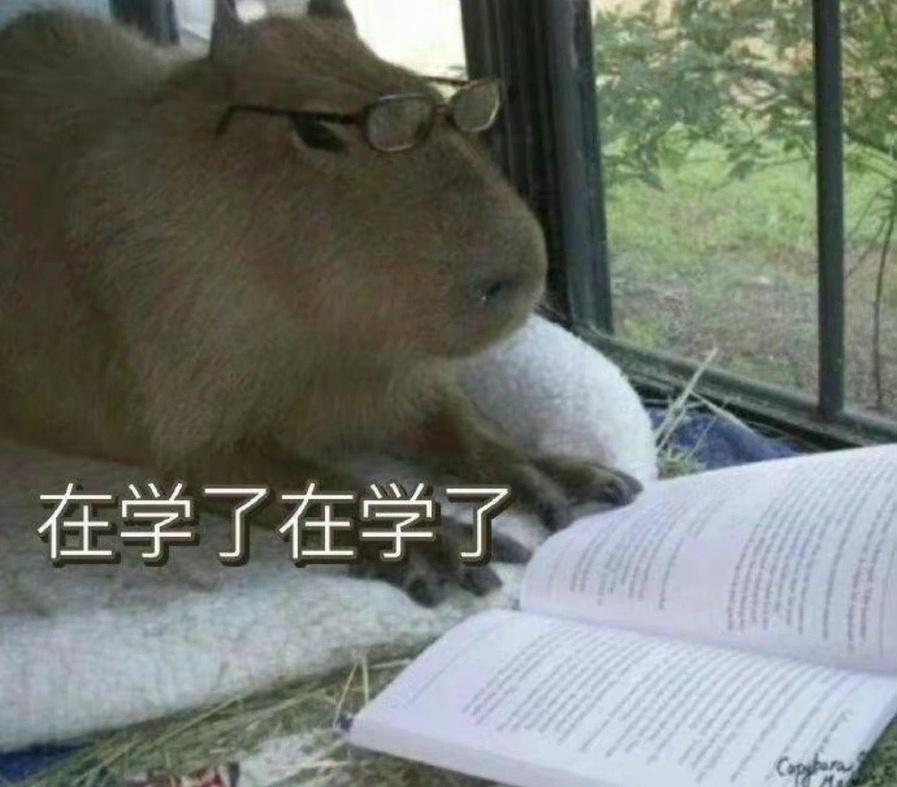
#> input picture Lec8/test1.jpg, 897 x 787 px, shrunk from 1242 x 1089 before the run, given in place of the camera
$ python trackColor.py
#> lines starting #> are read from the running program, lines starting #| are printed output that depends on the picture; after the words box and inside, x2 and y2 are one past the last pixel; in counts of white or black regions, pixels touching at a corner belong together
import cv2
import numpy as np


capture = cv2.VideoCapture(0)

color_range = [[150,43,46], [180,255,255]]

while True:
	response, frame = capture.read()
#> frame is the input picture: shape (787, 897, 3); mean B, G, R 111.7, 119.1, 114.1

	# BGR to HSV
	hsv = cv2.cvtColor(frame, cv2.COLOR_BGR2HSV)
#> hsv: shape (787, 897, 3); mean H, S, V 59.6, 51.2, 124.7

	# filter values between the specified range
	filter_mask = cv2.inRange(hsv, np.array(color_range[0]), np.array(color_range[1]))
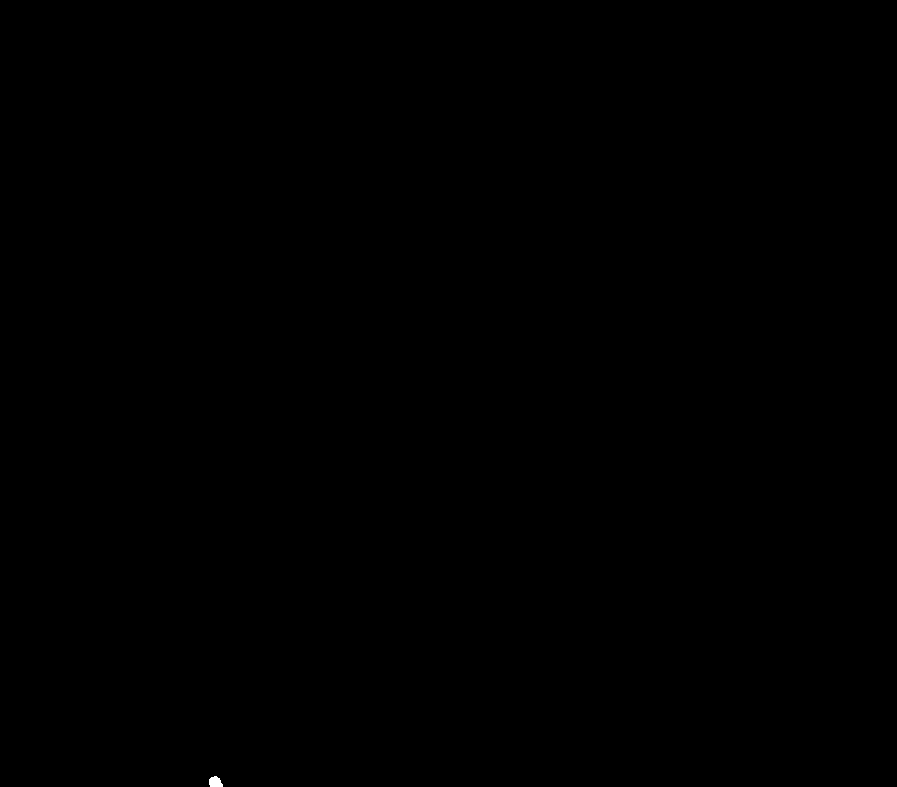
#> filter_mask: shape (787, 897); 0.02% white; 1 white region

	# Bitwise AND on filter mask and frame
	color_detected = cv2.bitwise_and(frame, frame, mask=filter_mask)

	# Finding contours
	contours, _ = cv2.findContours(filter_mask.copy(), cv2.RETR_EXTERNAL, cv2.CHAIN_APPROX_SIMPLE)
#> contours = 1 contour; box (x1, y1, x2, y2) and area: (209, 776, 223, 787) 100

	if len(contours) > 0:
		# Find largest contour
		biggest_contour = max(contours, key=cv2.contourArea)
#> biggest_contour = contour of 15 points, box (x1, y1, x2, y2) (209, 776, 223, 787), area 100
		(x,y), radius = cv2.minEnclosingCircle(biggest_contour)
#> x = 215.5; y = 782.5; radius = 7.38
		cv2.circle(frame, (int(x), int(y)), int(radius), (0, 0, 255), 2)
#> frame: shape (787, 897, 3); 0.01% of pixels changed, all inside (x1, y1, x2, y2) = (207, 774, 224, 787)
	cv2.imshow('Original', frame)
	cv2.imshow('Filtered', filter_mask)
	cv2.imshow('Detected Object using color', color_detected)

	if cv2.waitKey(1) & 0xFF == ord('q'):
#> (key q is pressed here)
		break


capture.release()
cv2.destroyAllWindows()

$ run again, on Lec8/test2.jpg
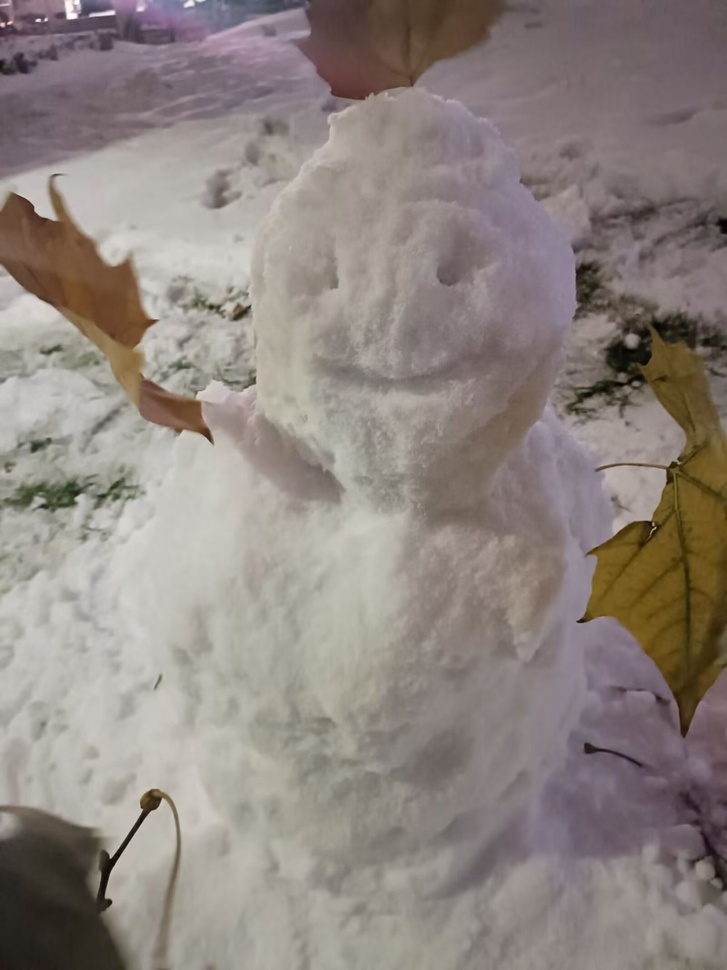
#> input picture Lec8/test2.jpg, 727 x 970 px, shrunk from 1440 x 1920 before the run, given in place of the camera
#> frame is the input picture: shape (970, 727, 3); mean B, G, R 127.9, 133, 142.5
#> hsv: shape (970, 727, 3); mean H, S, V 52.4, 36.3, 142.8
#> `filter_mask = cv2.inRange(hsv, np.array(color_range[0]), np.array(colo..`:
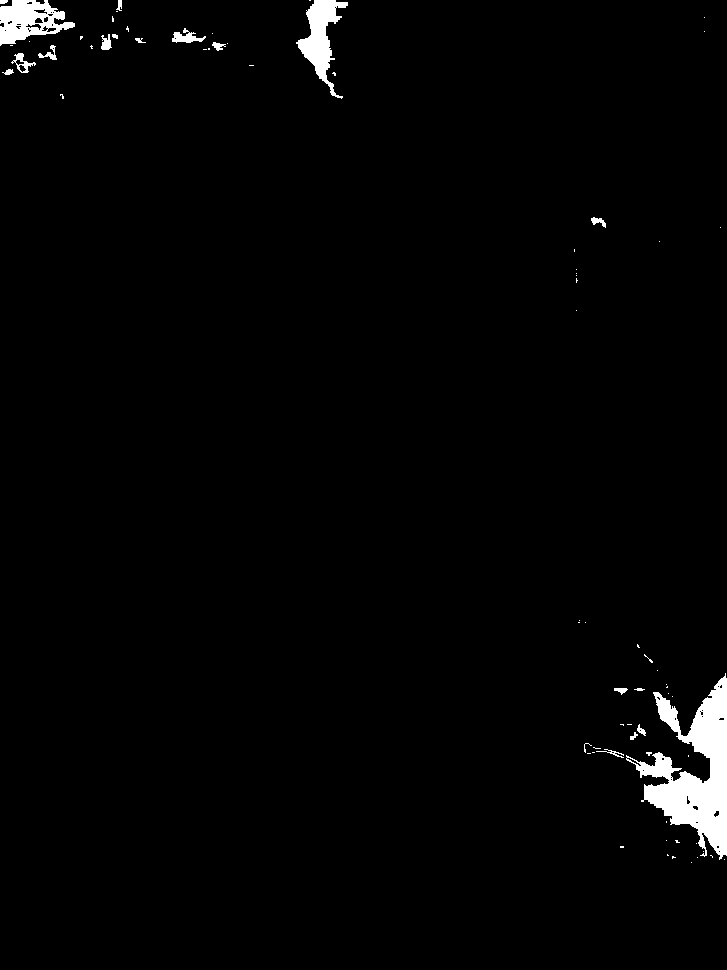
#> filter_mask: shape (970, 727); 1.8% white; 74 white regions (55 under 20 px)
#> contours = 74 contours, 60 with area under 20; largest, box (x1, y1, x2, y2) and area: (626, 673, 727, 860) 7386, (0, 0, 75, 46) 2039, (296, 0, 348, 99) 1795, (172, 28, 206, 43) 192, (11, 53, 36, 73) 181
#> biggest_contour = contour of 419 points, box (x1, y1, x2, y2) (626, 673, 727, 860), area 7386
#> x = 710.9; y = 765.6; radius = 93.7
#> `cv2.circle(frame, (int(x), int(y)), int(radius), (0, 0, 255), 2)`:
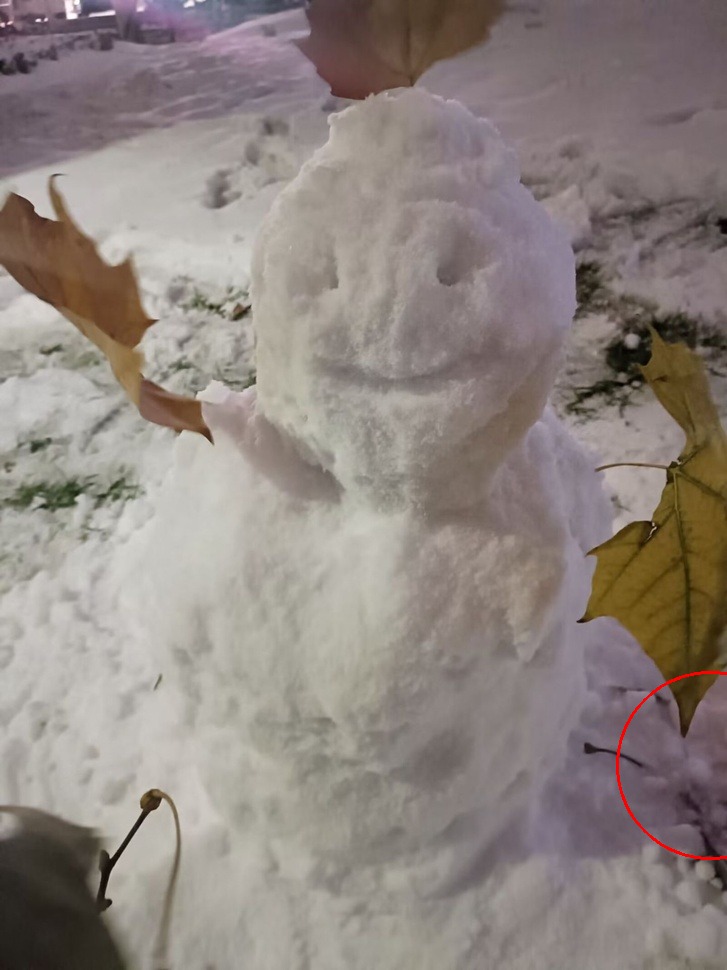
#> frame: shape (970, 727, 3); 0.13% of pixels changed, all inside (x1, y1, x2, y2) = (616, 671, 727, 860)
